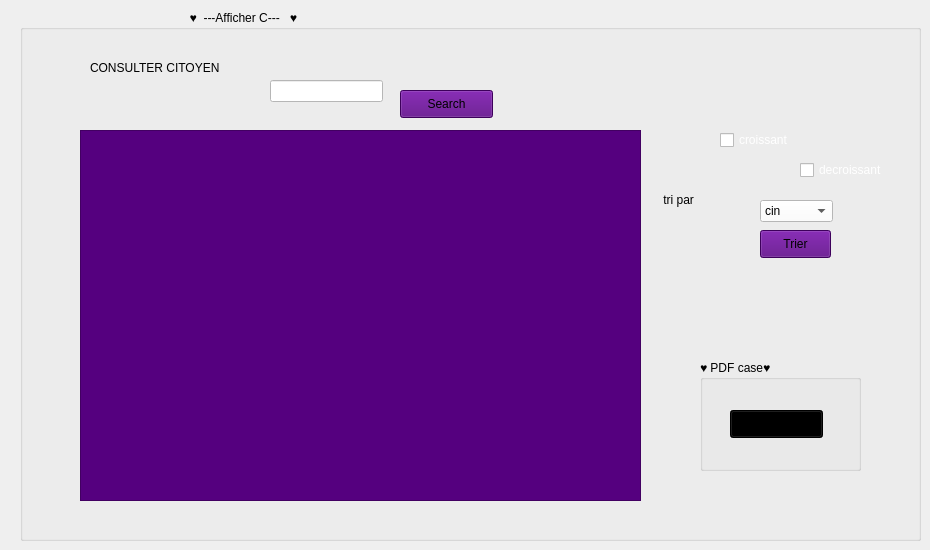
   <widget class="QWidget" name="tab_10">
    <attribute name="icon">
     <iconset>
      <normaloff>../../../../LENOVO/Downloads/affiche.png</normaloff>../../../../LENOVO/Downloads/affiche.png</iconset>
    </attribute>
    <attribute name="title">
     <string>Afficher</string>
    </attribute>
    <widget class="QGroupBox" name="groupBox_19">
     <property name="geometry">
      <rect>
       <x>20</x>
       <y>10</y>
       <width>901</width>
       <height>531</height>
      </rect>
     </property>
     <property name="title">
      <string>                                                   ♥  ---Afficher C---   ♥                                     </string>
     </property>
     <widget class="QTableView" name="tab_Cito">
      <property name="geometry">
       <rect>
        <x>60</x>
        <y>120</y>
        <width>561</width>
        <height>371</height>
       </rect>
      </property>
      <property name="styleSheet">
       <string notr="true">background-color: rgb(85, 0, 127);
</string>
      </property>
     </widget>
     <widget class="QLabel" name="label_31">
      <property name="geometry">
       <rect>
        <x>70</x>
        <y>50</y>
        <width>131</width>
        <height>16</height>
       </rect>
      </property>
      <property name="text">
       <string>CONSULTER CITOYEN</string>
      </property>
     </widget>
     <widget class="QComboBox" name="fontComboBox">
      <property name="geometry">
       <rect>
        <x>740</x>
        <y>190</y>
        <width>73</width>
        <height>22</height>
       </rect>
      </property>
      <property name="styleSheet">
       <string notr="true">background-color: rgb(255, 170, 255);
background-color: rgb(255, 255, 255);</string>
      </property>
      <item>
       <property name="text">
        <string>cin</string>
       </property>
      </item>
     </widget>
     <widget class="QPushButton" name="trier">
      <property name="geometry">
       <rect>
        <x>740</x>
        <y>220</y>
        <width>71</width>
        <height>28</height>
       </rect>
      </property>
      <property name="styleSheet">
       <string notr="true">background-color: rgb(85, 0, 127);</string>
      </property>
      <property name="text">
       <string>Trier</string>
      </property>
     </widget>
     <widget class="QLabel" name="label_32">
      <property name="geometry">
       <rect>
        <x>640</x>
        <y>180</y>
        <width>81</width>
        <height>20</height>
       </rect>
      </property>
      <property name="text">
       <string> tri par</string>
      </property>
     </widget>
     <widget class="QLineEdit" name="line">
      <property name="geometry">
       <rect>
        <x>250</x>
        <y>70</y>
        <width>113</width>
        <height>22</height>
       </rect>
      </property>
      <property name="styleSheet">
       <string notr="true">background-color: rgb(255, 255, 255);</string>
      </property>
     </widget>
     <widget class="QPushButton" name="recher">
      <property name="geometry">
       <rect>
        <x>380</x>
        <y>80</y>
        <width>93</width>
        <height>28</height>
       </rect>
      </property>
      <property name="styleSheet">
       <string notr="true">background-color: rgb(85, 0, 127);</string>
      </property>
      <property name="text">
       <string>Search</string>
      </property>
     </widget>
     <widget class="QGroupBox" name="groupBox_20">
      <property name="geometry">
       <rect>
        <x>680</x>
        <y>350</y>
        <width>161</width>
        <height>111</height>
       </rect>
      </property>
      <property name="title">
       <string>♥ PDF case♥  </string>
      </property>
      <widget class="QPushButton" name="pushButton">
       <property name="geometry">
        <rect>
         <x>30</x>
         <y>50</y>
         <width>93</width>
         <height>28</height>
        </rect>
       </property>
       <property name="styleSheet">
        <string notr="true">background-color: rgb(0, 0, 0);</string>
       </property>
       <property name="text">
        <string>PDF</string>
       </property>
      </widget>
     </widget>
     <widget class="QCheckBox" name="croissant">
      <property name="geometry">
       <rect>
        <x>700</x>
        <y>120</y>
        <width>83</width>
        <height>20</height>
       </rect>
      </property>
      <property name="styleSheet">
       <string notr="true">color: rgb(255, 255, 255);</string>
      </property>
      <property name="text">
       <string>croissant</string>
      </property>
     </widget>
     <widget class="QCheckBox" name="decroissant">
      <property name="geometry">
       <rect>
        <x>780</x>
        <y>150</y>
        <width>83</width>
        <height>20</height>
       </rect>
      </property>
      <property name="styleSheet">
       <string notr="true">color: rgb(255, 255, 255);</string>
      </property>
      <property name="text">
       <string>decroissant</string>
      </property>
     </widget>
    </widget>
   </widget>
